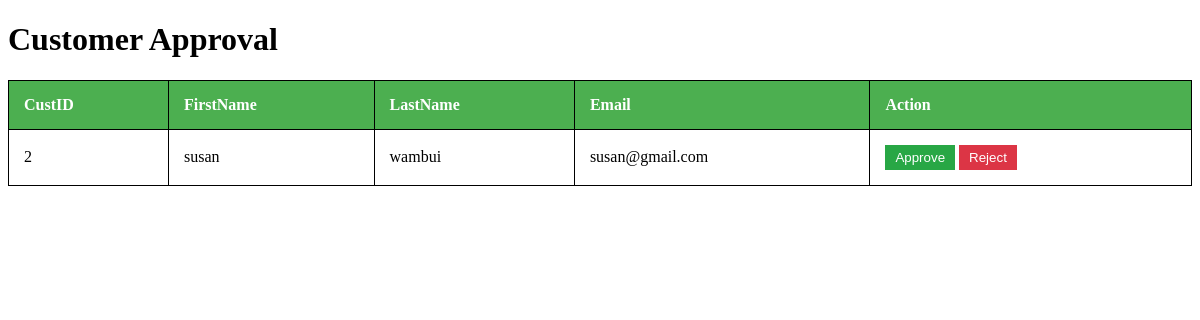
Page /custpage.php on the committed database.
### tables this page shows
CREATE TABLE `customers` (
  `CustomerID` int(10) NOT NULL,
  `Email` varchar(255) NOT NULL,
  `Password` varchar(255) NOT NULL,
  `FirstName` varchar(50) NOT NULL,
  `LastName` varchar(50) NOT NULL,
  `Approved` tinyint(1) DEFAULT 0
);

### custpage.php (the view, shortened to what this page needs)
<?php
$servername = "localhost";
$username = "root";
$password = "";
$dbname = "library_db";
$conn = new mysqli($servername, $username, $password, $dbname);
$sql = "SELECT CustomerID, FirstName, LastName, Email FROM customers WHERE Approved = 0";
$result = $conn->query($sql);
?>
<!DOCTYPE html>
<html>
<head>
</head>
<body>
<h1>Customer Approval</h1>
<table>
    <tr>
        <th>CustID</th>
        <th>FirstName</th>
        <th>LastName</th>
        <th>Email</th>
        <th>Action</th>
    </tr>
    <?php
    if ($result->num_rows > 0) {
        while($row = $result->fetch_assoc()) {
            echo "<tr>
                    <td>{$row["CustomerID"]}</td>
                    <td>{$row["FirstName"]}</td>
                    <td>{$row["LastName"]}</td>
                    <td>{$row["Email"]}</td>
                    <td>
                        <form method='POST' style='display:inline;'>
                            <input type='hidden' name='customer_id' value='{$row["CustomerID"]}'>
                            <button type='submit' name='approve' class='approve-btn'>Approve</button>
                        </form>
                        <form method='POST' style='display:inline;'>
                            <input type='hidden' name='customer_id' value='{$row["CustomerID"]}'>
                            <button type='submit' name='reject' class='reject-btn'>Reject</button>
                        </form>
                    </td>
                </tr>";
        }
    } else {
        echo "<tr><td colspan='5'>No customers awaiting approval</td></tr>";
    }
    ?>
</table>
</body>
</html>

### custpage.php (style rules this page uses)
table { width: 100%; border-collapse: collapse; }
table, th, td { border: 1px solid black; }
th, td { padding: 15px; text-align: left; }
th { background-color: #4CAF50; color: white; }
.approve-btn { background-color: #28a745; color: white; padding: 5px 10px; border: none; cursor: pointer; }
.reject-btn { background-color: #dc3545; color: white; padding: 5px 10px; border: none; cursor: pointer; }

### rows in the picture
customers: CustomerID "2", FirstName "susan", LastName "wambui", Email "susan@gmail.com"
